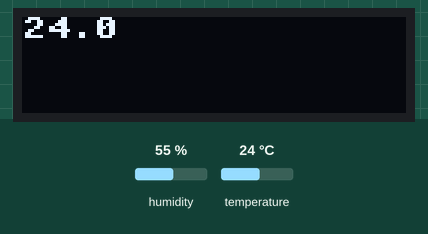
Recording of a program running on a simulated ESP32 board running MicroPython. On the bench: 128×32 one-colour display. The inputs (shaded band) are chosen by the test bench; at power-on: temperature 24 °C, humidity 55 %. WiFi joins after 1.5 s; library files of the repository ran but are not shown: ahtx0.py, ssd1306.py; what the program prints to the serial console is not drawn.

Above: at 2.7 s.
2.8 s: temperature set to 12 °C
At 7.5 s:
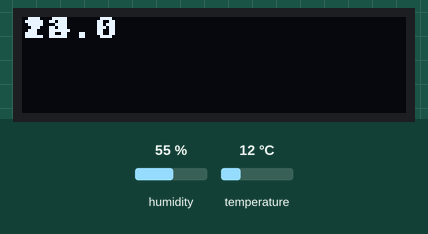
8.1 s: temperature set to 19 °C
13.1 s: temperature set to 33 °C
At 17.3 s:
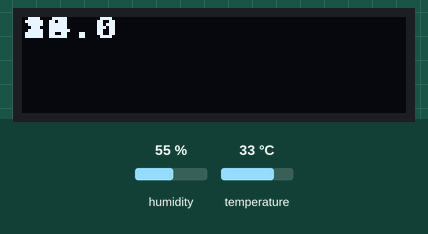
Timing chart, 0 to 18.8 s (numbered marks = the images above; inputs shaded):
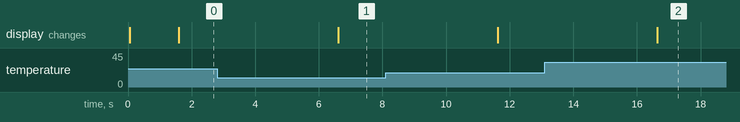

Measured:
- after the input at 2.8 s, the display: changes after 3.8 s (image 1)
- after the input at 13.1 s, the display: changes after 3.5 s (image 2)

The program:

pj03_remote_api.py
```python
# This file is executed on every boot (including wake-boot from deepsleep)
#import esp
#esp.osdebug(None)
#import webrepl
#webrepl.start()

# TODO 连接默认WIFI配置 连接不上时开启AP 通过手机连接热点 配置WIFI信息
# TODO 可配置多个WIFI 自动连接信号最强的WIFI 没有连接WIFI时保持N条数据在文件中
# TODO 连接tm1637 4位数码管 显示实时温湿度
# TODO 控制继电器
# TODO 采集GPS数据并上传

import time
import ahtx0
from machine import Pin, SoftI2C, Timer
from ssd1306 import SSD1306_I2C
import urequests as requests

# 连接无线网络
def do_connect():
    import network
    wlan = network.WLAN(network.STA_IF)
    wlan.active(True)
    if not wlan.isconnected():
        print('connecting to network...')
        wlan.connect('MiWiFi', '07422770')
        while not wlan.isconnected():
            pass
    print('network config:', wlan.ifconfig())

# 每15分钟提交当前温度湿度数据
def postData():
    try:
        # res = requests.get(url='http://120.24.188.63:8080/post')
        request_url = 'http://120.24.188.63:8080/post'
        header_data = { "content-type": 'application/json; charset=utf-8', "devicetype": '1'}
        json_date = '{"device_id": "esp32_01", "json_data":{"Temperature": "' + str(round(sensor.temperature, 2)) + '","Humidity": "' + str(round(sensor.relative_humidity, 2)) + '"}}'
        # print(json_date)
        res = requests.post(request_url, headers = header_data, data = json_date)
        # print(res.text)
    except:
       print("-->api 404")

i2c = SoftI2C(scl=Pin(17), sda=Pin(16))
# 扫描I2C设备
print('Scan i2c bus...')
devices = i2c.scan()
if len(devices) == 0:
  print("No i2c device !")
else:
  print('i2c devices found:',len(devices))
  for device in devices:
    print("Decimal address: ",device," | Hexa address: ",hex(device))

sensor = ahtx0.AHT10(i2c)         # 温湿度传感器
oled = SSD1306_I2C(128, 32, i2c)  # OLED显示屏
do_connect()

temperature = '-'
humidity = '-'

# 启动定时器
timer = Timer(1)
timer.init(period=60000*15, mode=Timer.PERIODIC, callback=lambda t:postData())

oled.fill(0)
oled.show()
while(1):
  temperature = str(round(sensor.temperature, 2))
  humidity = str(round(sensor.relative_humidity, 2))
  oled.text(temperature,0,0,16)
  oled.show()
  time.sleep(5)
'''
while(1):
    time.sleep(5)
    try:
        res = requests.get(url='http://192.168.0.116:8082/think/user/hello')
        print(res.text)
    except:
       print("-->api 404")
    print("\nTemperature: %0.2f C" % sensor.temperature)
    print("Humidity: %0.2f %%" % sensor.relative_humidity)
    print('waiting...')
'''
```
